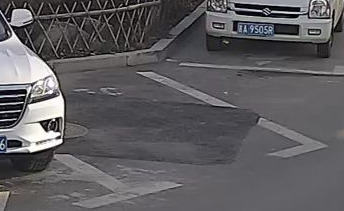
#> input picture images/train/parkinglot/parkinglot-1.jpg, 344 x 211 px
$ jupyter execute resize-image.ipynb
#> lines starting #> are read from the running program, lines starting #| are printed output that depends on the picture
[cell 1]
import cv2
import glob
import numpy as np

[cell 2]
target_width, target_height = 64, 64

text = "images/train/parkinglot/parkinglot-1.jpg"
text.rfind('.')
text.find('/')

[cell 3]
def resize_images(source_folder, dest_dir):
#> called with source_folder = 'images/train/parkinglot/*', dest_dir = 'images/train_f/parkinglot/'
    for path in glob.glob(source_folder):
        img = cv2.imread(path)
#> img is the input picture: shape (211, 344, 3); mean B, G, R 95.1, 92.2, 93.8
        res = cv2.resize(img, dsize = (target_width, target_height), interpolation = cv2.INTER_CUBIC)
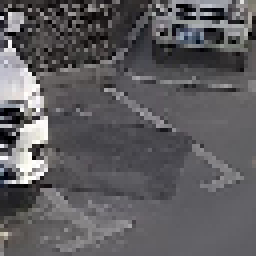
#> res: shape (64, 64, 3) (shown 4 times larger); mean B, G, R 95, 92.1, 93.8
        # cv2.imwrite(res)
        old_filename = path[path.rfind('/') + 1:]
        new_filename = old_filename[:path.rfind('.')] + '_' + str(target_width) + 'x' + str(target_height) + '.jpg'
        print(dest_dir + new_filename)
        cv2.imwrite(dest_dir + new_filename, img = res)
#> pass 2 of the loop in resize_images, `for path in glob.glob(source_folder):`:
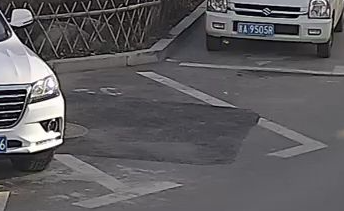
#> input picture images/train/parkinglot/parkinglot-1.png, 344 x 211 px
#> in resize_images, img is the input picture: shape (211, 344, 3); mean B, G, R 95.1, 92.2, 93.8
#> in resize_images, `res = cv2.resize(img, dsize = (target_width, target_height), interpola..`:
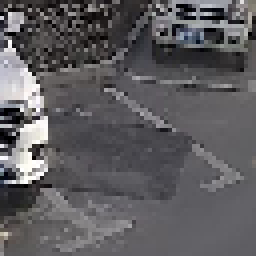
#> res: shape (64, 64, 3) (shown 4 times larger); mean B, G, R 95, 92.1, 93.8
#> pass 3 of the loop in resize_images, `for path in glob.glob(source_folder):`:
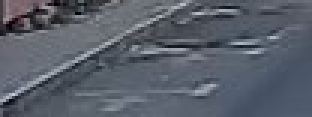
#> input picture images/train/parkinglot/parkinglot-10.jpg, 104 x 39 px (shown 3 times larger)
#> in resize_images, img is the input picture: shape (39, 104, 3); mean B, G, R 105.8, 94.9, 88.8
#> in resize_images, `res = cv2.resize(img, dsize = (target_width, target_height), interpola..`:
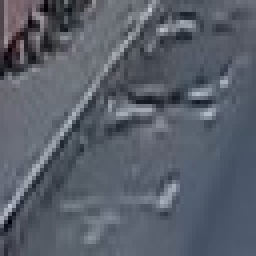
#> res: shape (64, 64, 3) (shown 4 times larger); mean B, G, R 105.8, 94.8, 88.7

[cell 4]
resize_images('images/train/parkinglot/*', dest_dir = 'images/train_f/parkinglot/')

[cell 5]
resize_images('images/train/nonparkinglot/*', dest_dir = 'images/train_f/nonparkinglot/')
